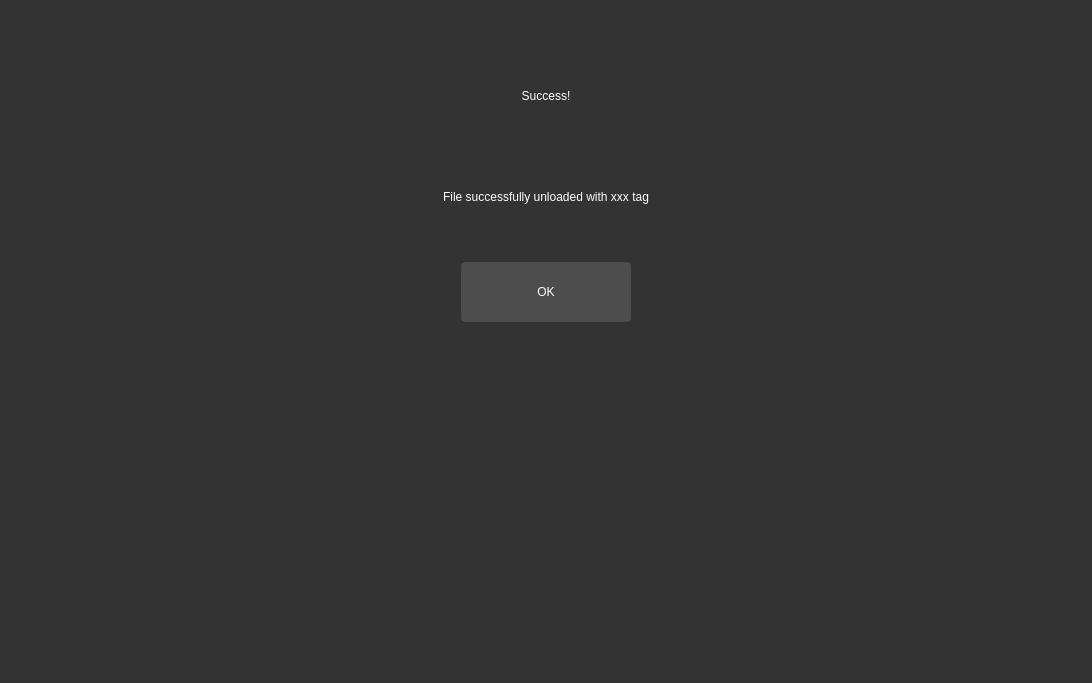
<?xml version="1.0" encoding="UTF-8"?>
<ui version="4.0">
 <class>Form</class>
 <widget class="QWidget" name="Form">
  <property name="geometry">
   <rect>
    <x>0</x>
    <y>0</y>
    <width>1092</width>
    <height>683</height>
   </rect>
  </property>
  <property name="minimumSize">
   <size>
    <width>700</width>
    <height>500</height>
   </size>
  </property>
  <property name="windowTitle">
   <string>Form</string>
  </property>
  <property name="styleSheet">
   <string notr="true">  QWidget {
        background-color: #333333;
        color: #ffffff;
        border: none;
    }
    QPushButton {
        background-color: #4d4d4d;
        border: 1px solid #4d4d4d;
        border-radius: 4px;
        color: #ffffff;
        padding: 5px;
    }
    QPushButton:hover {
        background-color: #5a5a5a;
        border: 1px solid #5a5a5a;
    }
    QCheckBox {
        color: #ffffff;
    }
    QLineEdit {
        background-color: #4d4d4d;
        border: 1px solid #4d4d4d;
        color: #ffffff;
        padding: 5px;
    }
    QTextEdit {
        background-color: #4d4d4d;
        border: 1px solid #4d4d4d;
        color: #ffffff;
        padding: 5px;
    }
    QProgressBar {
        border: 1px solid #444444;
        border-radius: 7px;
        background-color: #2e2e2e;
        text-align: center;
        font-size: 10pt;
        color: white;
    }
    QProgressBar::chunk {
        background-color: #3a3a3a;
        width: 5px;
    }
    QScrollBar:vertical {
        border: none;
        background-color: #3a3a3a;
        width: 10px;
        margin: 16px 0 16px 0;
    }
    QScrollBar::handle:vertical {
        background-color: #444444;
        border-radius: 5px;
    }
    QScrollBar:horizontal {
        border: none;
        background-color: #3a3a3a;
        height: 10px;
        margin: 0px 16px 0 16px;
    }
    QScrollBar::handle:horizontal {
        background-color: #444444;
        border-radius: 5px;
    }
    QTabWidget {
        background-color: #2e2e2e;
        border: none;
    }
    QTabBar::tab {
        background-color: #2e2e2e;
        color: #b1b1b1;
        padding: 8px 20px;
        border-top-left-radius: 5px;
        border-top-right-radius: 5px;
        border: none;
    }

    QTabBar::tab:selected, QTabBar::tab:hover {
        background-color: #3a3a3a;
        color: white;
    }</string>
  </property>
  <layout class="QVBoxLayout" name="verticalLayout_2">
   <item>
    <layout class="QVBoxLayout" name="verticalLayout">
     <item>
      <layout class="QHBoxLayout" name="horizontalLayout">
       <property name="topMargin">
        <number>50</number>
       </property>
       <item>
        <widget class="QLabel" name="unload">
         <property name="styleSheet">
          <string notr="true">font: 700 56pt &quot;Segoe UI&quot;;</string>
         </property>
         <property name="text">
          <string>Success!</string>
         </property>
         <property name="alignment">
          <set>Qt::AlignCenter</set>
         </property>
        </widget>
       </item>
      </layout>
     </item>
     <item>
      <layout class="QHBoxLayout" name="horizontalLayout_3">
       <item>
        <widget class="QLabel" name="label">
         <property name="styleSheet">
          <string notr="true">font: 700 40pt &quot;Segoe UI&quot;;</string>
         </property>
         <property name="text">
          <string>File successfully unloaded with xxx tag</string>
         </property>
         <property name="alignment">
          <set>Qt::AlignCenter</set>
         </property>
        </widget>
       </item>
      </layout>
     </item>
     <item>
      <layout class="QHBoxLayout" name="horizontalLayout_2">
       <property name="spacing">
        <number>6</number>
       </property>
       <property name="leftMargin">
        <number>50</number>
       </property>
       <property name="rightMargin">
        <number>50</number>
       </property>
       <property name="bottomMargin">
        <number>350</number>
       </property>
       <item>
        <widget class="QPushButton" name="cancel_button">
         <property name="enabled">
          <bool>true</bool>
         </property>
         <property name="minimumSize">
          <size>
           <width>100</width>
           <height>60</height>
          </size>
         </property>
         <property name="maximumSize">
          <size>
           <width>170</width>
           <height>60</height>
          </size>
         </property>
         <property name="styleSheet">
          <string notr="true">font: 700 15pt &quot;Segoe UI&quot;;</string>
         </property>
         <property name="text">
          <string>OK</string>
         </property>
        </widget>
       </item>
      </layout>
     </item>
    </layout>
   </item>
  </layout>
 </widget>
 <resources/>
 <connections/>
</ui>
